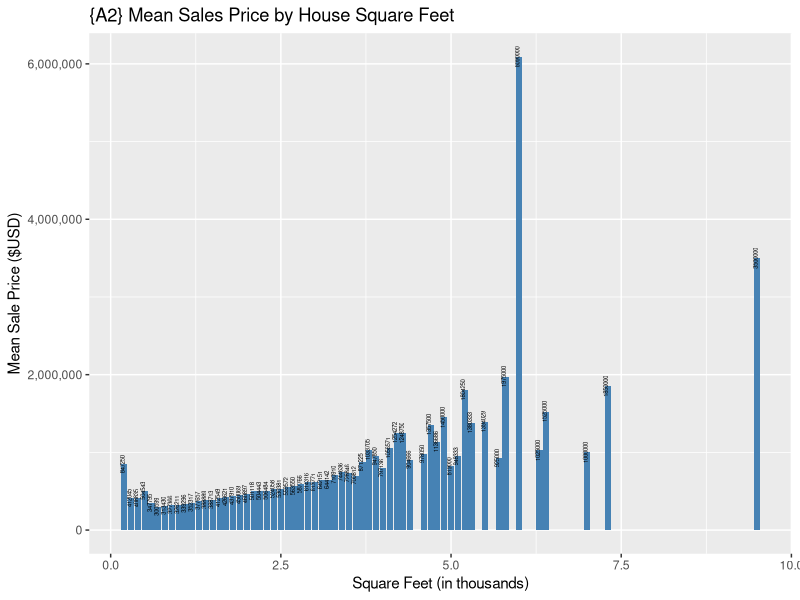
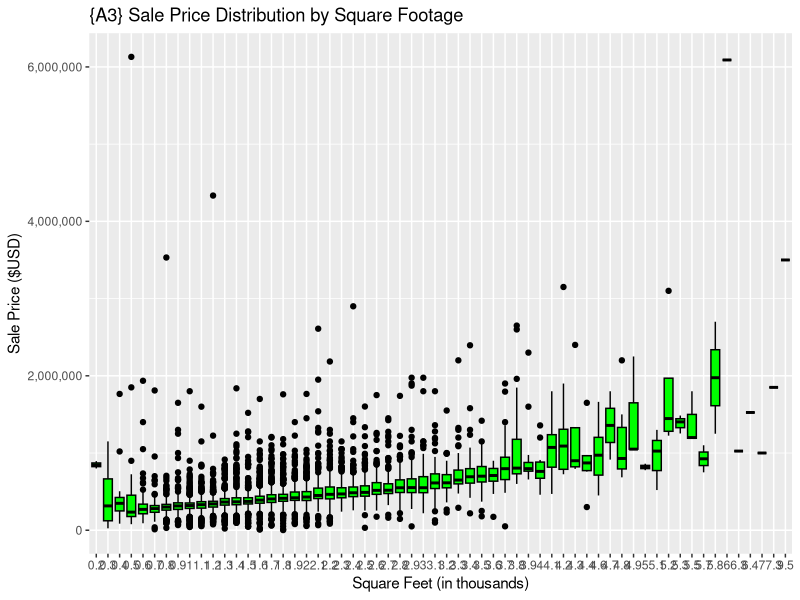
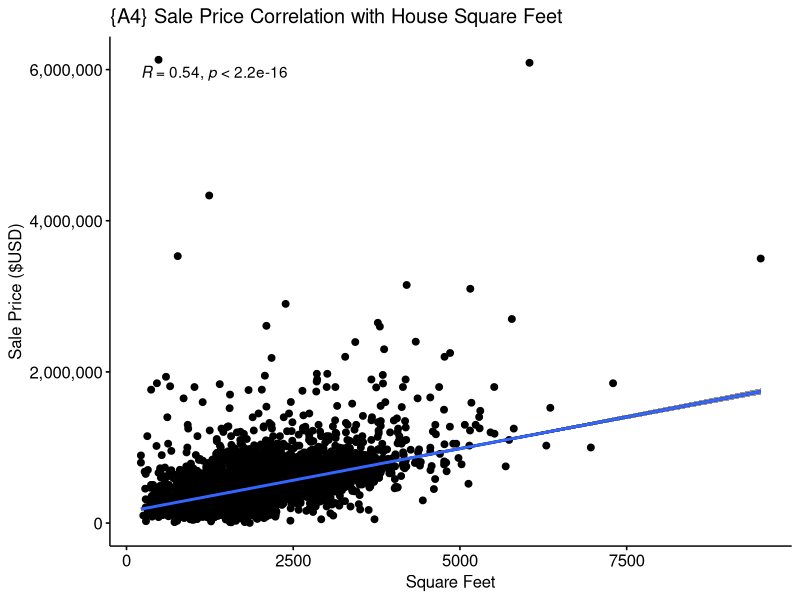
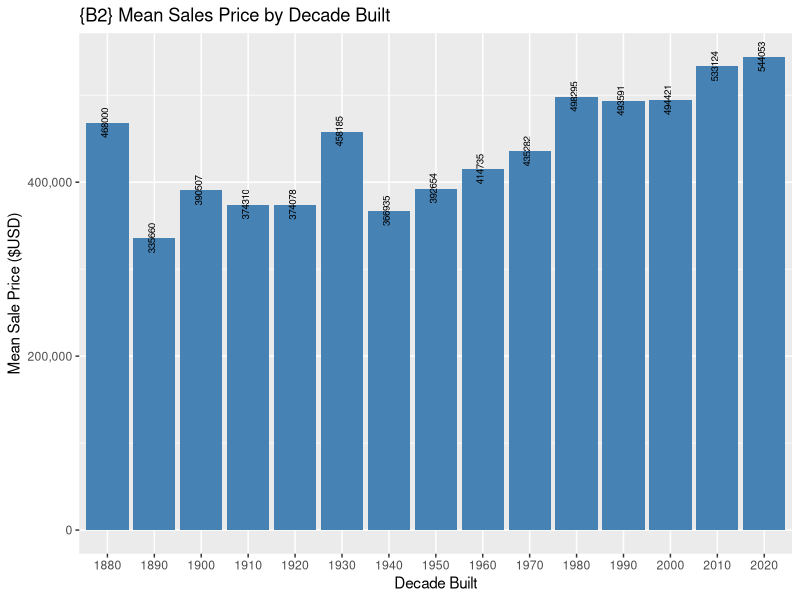
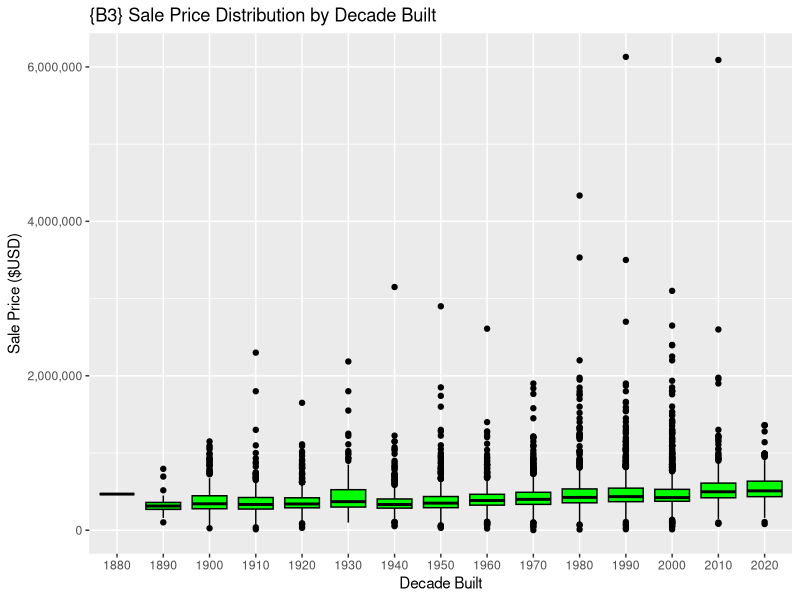
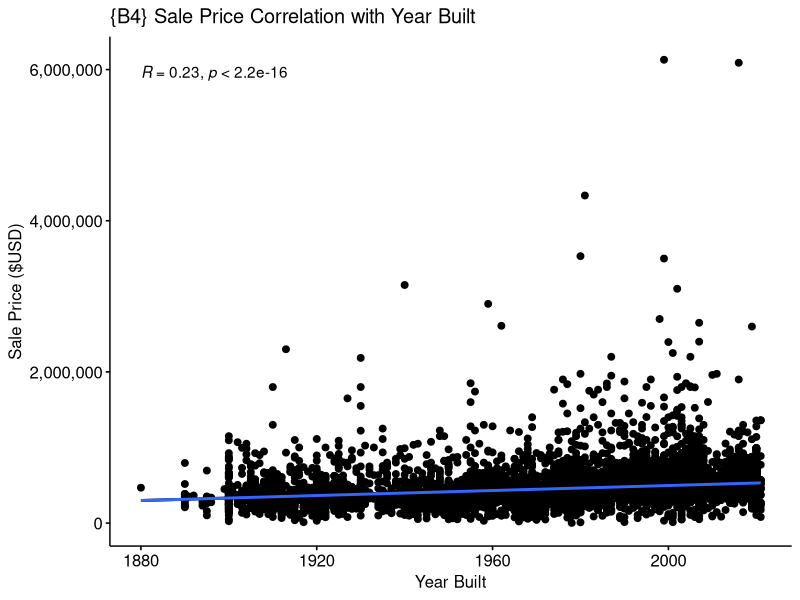
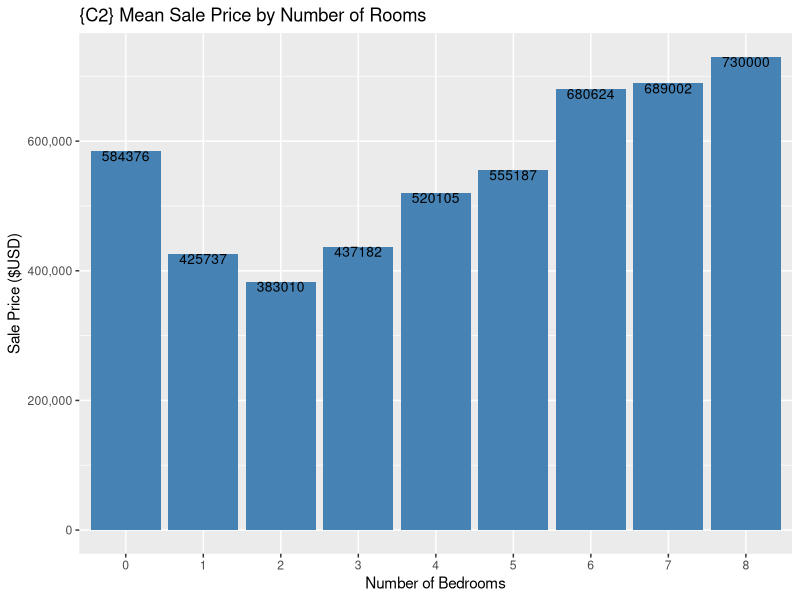
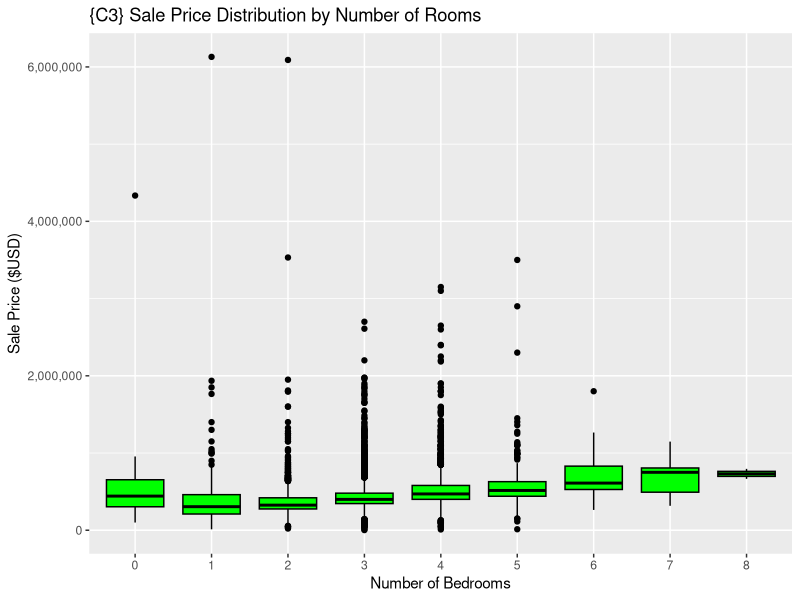

R code for these plots, in order:
## ---- chunk 1
library(dplyr)
library(ggplot2)
library(ggpubr)
library(knitr)
library(scales)

# Reading in data
housing <- read.csv("pierce_co_house_sales.csv")

# Convert sale_date to Date type
housing$sale_date <- as.Date(housing$sale_date)

# Binning year_built by decade
housing$decade_built <- housing$year_built - (housing$year_built %% 10)

# Creating new column thousands_sq_ft 
housing$sq_ft_thousand <- round(housing$house_square_feet / 1000, digits = 1)

# Creating a new column 'has_view_quality' with 0 if sale does not have view quality, else 1
housing$has_view_quality <- ifelse(housing$view_quality == "", 0, 1)

housing$has_waterfront <- ifelse(housing$waterfront_type == "", 0, 1)
## ---- chunk 2
glimpse(housing)
## ---- chunk 3
# Select columns for correlation analysis
vars <- housing %>% select(sale_price, house_square_feet, sq_ft_thousand, year_built, decade_built, bedrooms)

# Calculate correlation matrix
cor_matrix <- cor(vars, use = "complete.obs")

# Print correlation with sale_price
cor_price <- cor_matrix["sale_price", ]

# Convert to data frame for kable
cor_price_df <- as.data.frame(t(cor_price))
colnames(cor_price_df) <- colnames(cor_matrix)  # Set column names
rownames(cor_price_df) <- "Correlation"

# Display with kable
kable(cor_price_df, 
      caption = "Correlation of Variables with Sale Price",
      col.names = colnames(cor_price_df),
      align = "c", 
      format = "markdown")
## ---- chunk 4
# Summary statistics for square feet
sq_ft_summary <- housing %>%
group_by(sq_ft_thousand) %>%
summarize(
  count = n(),
  mean_sale_price = as.integer(mean(sale_price, na.rm = TRUE)),
  median_sale_price = as.integer(median(sale_price, na.rm = TRUE)),
  sd_sale_price = as.integer(sd(sale_price, na.rm = TRUE)),
  min_sale_price = min(sale_price, na.rm = TRUE),
  max_sale_price = max(sale_price, na.rm = TRUE)
)

# Display the summary statistics in a table format for House Square Feet
kable(sq_ft_summary, 
  col.names = c("House Square Feet (in thousands)", "Count", "Mean Sale Price", "Median Sale Price", 
                "SD of Sale Price", "Min Sale Price", "Max Sale Price"),
  caption = "{A1} Summary Statistics for Sale Price by House Square Feet",
  align = "c")


## ---- chunk 5

# Bar chart for mean sale price for square feet
ggplot(data = sq_ft_summary, aes(x=sq_ft_thousand, y=mean_sale_price)) +
  geom_bar(stat = "identity", fill="steelblue") +
  labs(
    title = "{A2} Mean Sales Price by House Square Feet",
    x = "Square Feet (in thousands)",
    y = "Mean Sale Price ($USD)") +
  geom_text(aes(label=mean_sale_price), vjust=0.1, size=1.5, angle = 90) +
  scale_y_continuous(labels = scales::comma)

# Plot distribution of house square feet
ggplot(housing, aes(x = factor(sq_ft_thousand), y = sale_price)) +
  geom_boxplot(fill = "green", color = "black") +
  labs(
    title = "{A3} Sale Price Distribution by Square Footage",
    x = "Square Feet (in thousands)",
    y = "Sale Price ($USD)"
  ) +
  scale_y_continuous(labels = scales::comma)

# Scatter plot with regression line for house square feet
ggscatter(housing, x = "house_square_feet", y = "sale_price",
          add = "reg.line", conf.int = TRUE, 
          cor.coef = TRUE, cor.method = "pearson") +
  labs(
    title = "{A4} Sale Price Correlation with House Square Feet",
    x = "Square Feet",
    y = "Sale Price ($USD)"
  ) +
  geom_smooth(method=lm,se=FALSE,fullrange=TRUE) +
  scale_y_continuous(labels = scales::comma)

## ---- chunk 6
# Summary statistics for Year Built
year_built_summary <- housing %>%
group_by(decade_built) %>%
summarize(
  count = n(),
  mean_sale_price = as.integer(mean(sale_price, na.rm = TRUE)),
  median_sale_price = as.integer(median(sale_price, na.rm = TRUE)),
  sd_sale_price = as.integer(sd(sale_price, na.rm = TRUE)),
  min_sale_price = min(sale_price, na.rm = TRUE),
  max_sale_price = max(sale_price, na.rm = TRUE)
)

# Display the summary statistics in a table format for Decade built
kable(year_built_summary, 
  col.names = c("Decade Built", "Count", "Mean Sale Price", "Median Sale Price", 
                "SD of Sale Price", "Min Sale Price", "Max Sale Price"),
  caption = "{B1} Summary Statistics for Sale Price by Decade Built",
  align = "c")


## ---- chunk 7

# Bar chart for mean sale price for decade built
ggplot(data = year_built_summary, aes(x=factor(decade_built), y=mean_sale_price)) +
  geom_bar(stat = "identity", fill="steelblue") +
  labs(
    title = "{B2} Mean Sales Price by Decade Built",
    x = "Decade Built",
    y = "Mean Sale Price ($USD)"
  ) +
  geom_text(aes(label=mean_sale_price), vjust=0.1, size=2.5, angle = 90) +
  scale_y_continuous(labels = scales::comma)

# Plot distribution of decade built
ggplot(housing, aes(x = factor(decade_built), y = sale_price)) +
  geom_boxplot(fill = "green", color = "black") +
  labs(
    title = "{B3} Sale Price Distribution by Decade Built", 
    x = "Decade Built",
    y = "Sale Price ($USD)"
  ) +
  scale_y_continuous(labels = scales::comma)

# Scatter plot with regression line for year built
ggscatter(housing, x = "year_built", y = "sale_price",
          add = "reg.line", conf.int = TRUE, 
          cor.coef = TRUE, cor.method = "pearson") +
  labs(
    title = "{B4} Sale Price Correlation with Year Built",
    x = "Year Built",
    y = "Sale Price ($USD)"
  ) +
  geom_smooth(method=lm,se=FALSE,fullrange=TRUE) +
  scale_y_continuous(labels = scales::comma)

## ---- chunk 8
# Summary statistics for Bedrooms
bedroom_summary <- housing %>%
group_by(bedrooms) %>%
summarize(
  count = n(),
  mean_sale_price = as.integer(mean(sale_price, na.rm = TRUE)),
  median_sale_price = as.integer(median(sale_price, na.rm = TRUE)),
  sd_sale_price = as.integer(sd(sale_price, na.rm = TRUE)),
  min_sale_price = min(sale_price, na.rm = TRUE),
  max_sale_price = max(sale_price, na.rm = TRUE)
)

# Display the summary statistics in a table format for Bedrooms
kable(bedroom_summary, 
  col.names = c("Bedrooms", "Count", "Mean Sale Price", "Median Sale Price", 
                "SD of Sale Price", "Min Sale Price", "Max Sale Price"),
  caption = "{C1} Summary Statistics for Sale Price by Number of Bedrooms",
  align = "c")

## ---- chunk 9

# Bar chart for mean sale price for bedrooms
ggplot(data = bedroom_summary, aes(x = factor(bedrooms), y = mean_sale_price)) +
  geom_bar(stat = "identity", fill="steelblue") +
  labs(
    title = "{C2} Mean Sale Price by Number of Rooms",
    x = "Number of Bedrooms",
    y = "Sale Price ($USD)"
  ) +
  geom_text(aes(label=mean_sale_price), vjust=1, size=3.5) +
  scale_y_continuous(labels = scales::comma)

# Plot distribution of bedrooms
ggplot(housing, aes(x = factor(bedrooms), y = sale_price)) +
  geom_boxplot(fill = "green", color = "black") +
  labs(
    title = "{C3} Sale Price Distribution by Number of Rooms",
    x = "Number of Bedrooms",
    y = "Sale Price ($USD)"
  ) +
  scale_y_continuous(labels = scales::comma)

# scatter plot for number of bedrooms with regression line
ggscatter(data = housing, x = "bedrooms", y = "sale_price",
          add = "reg.line", conf.int = TRUE, 
          cor.coef = TRUE, cor.method = "pearson") +
  labs(
    title = "{C4} Sale Price Correlation with Number of Bedrooms",
    x = "Number of Bedrooms",
    y = "Sale Price ($USD)"
  ) +
  geom_smooth(method=lm,se=FALSE,fullrange=TRUE) +
  scale_y_continuous(labels = scales::comma)

## ---- chunk 10
# Select columns for correlation analysis
vars <- housing %>% select(has_view_quality, sale_price, house_square_feet, has_waterfront)

# Calculate correlation matrix
cor_matrix <- cor(vars, use = "complete.obs")

# Print correlation with has_view_quality
cor_view <- cor_matrix["has_view_quality", ]

# Convert to data frame for kable
cor_view_df <- as.data.frame(t(cor_view))
colnames(cor_view_df) <- colnames(cor_matrix)  # Set column names
rownames(cor_view_df) <- "Correlation"

# Display with kable
kable(cor_view_df, 
      caption = "Correlation of Variables with data for View Quality",
      col.names = colnames(cor_view_df),
      align = "c", 
      format = "markdown")
## ---- chunk 11
# Summary statistics for sale_price
price_view_summary <- housing %>%
group_by(has_view_quality) %>%
summarize(
  count = n(),
  mean_sale_price = as.integer(mean(sale_price, na.rm = TRUE)),
  median_sale_price = as.integer(median(sale_price, na.rm = TRUE)),
  sd_sale_price = as.integer(sd(sale_price, na.rm = TRUE)),
  min_sale_price = min(sale_price, na.rm = TRUE),
  max_sale_price = max(sale_price, na.rm = TRUE)
)

# Display the summary statistics in a table format for Bedrooms
kable(price_view_summary, 
  col.names = c("Has View Quality", "Count", "Mean Sale Price", "Median Sale Price", 
                "SD of Sale Price", "Min Sale Price", "Max Sale Price"),
  caption = "{D1} Summary Statistics for Has View Quality by Sale Price",
  align = "c")


## ---- chunk 12

# Bar chart for mean sale price for has_view_quality
ggplot(data = price_view_summary, aes(x=factor(has_view_quality), y=mean_sale_price)) +
  geom_bar(stat = "identity", fill="steelblue") +
  labs(
    title = "{D2} Mean Sale Price by presence of View Quality description",
    x = "Has View Quality (0=no, 1=yes)",
    y = "Mean Sale Price ($USD)"
  ) +
  geom_text(aes(label=mean_sale_price), vjust=1, size=3.5) +
  scale_y_continuous(labels = scales::comma)


# Plot distribution of sale_price
ggplot(housing, aes(x = factor(has_view_quality), y = sale_price)) +
  geom_boxplot(fill = "green", color = "black") +
  labs(
    title = "{D3} Sale Price Distribution by presence of View Quality description",
    x = "Has View Quality (0=no, 1=yes)",
    y = "Sale Price ($USD)"
  ) +
  scale_y_continuous(labels = scales::comma)

## ---- chunk 13
# Summary statistics for house_square_feet
sqft_view_summary <- housing %>%
group_by(has_view_quality) %>%
summarize(
  count = n(),
  mean_sqft = as.integer(mean(house_square_feet, na.rm = TRUE)),
  median_sqft = as.integer(median(house_square_feet, na.rm = TRUE)),
  sd_sqft = as.integer(sd(house_square_feet, na.rm = TRUE)),
  min_sqft = min(house_square_feet, na.rm = TRUE),
  max_sqft = max(house_square_feet, na.rm = TRUE)
)

# Display the summary statistics in a table format for house square footage
kable(sqft_view_summary, 
  col.names = c("Has View Quality", "Count", "Mean Square Feet", "Median Square Feet", 
                "SD of Square Feet", "Min Square Feet", "Max Square Feet"),
  caption = "{E1} Summary Statistics for Has View Quality by Square Feet",
  align = "c")


## ---- chunk 14

# Bar chart for mean house_square_feet for has_view_quality
ggplot(data = sqft_view_summary, aes(x=factor(has_view_quality), y=mean_sqft)) +
  geom_bar(stat = "identity", fill="steelblue") +
  labs(
    title = "{E2} Mean Square Footage by presence of View Quality description",
    x = "Has View Quality (0=no, 1=yes)",
    y = "Mean House Square Feet (sqft)"
  ) +
  geom_text(aes(label=mean_sqft), vjust=1, size=3.5) +
  scale_y_continuous(labels = scales::comma)


# Plot distribution of house_square_feet
ggplot(housing, aes(x = factor(has_view_quality), y = house_square_feet)) +
  geom_boxplot(fill = "green", color = "black") +
  labs(
    title = "{E3} Square Footage Distribution by presence of View Quality description",
    x = "Has View Quality (0=no, 1=yes)",
    y = "House Square Feet (sqft)"
  ) +
  scale_y_continuous(labels = scales::comma)

## ---- chunk 15

waterfront_view_freq <- housing |>
  group_by(has_view_quality) |>
  count(has_waterfront)

kable(waterfront_view_freq,
      caption = "{F1} Cross Table of Frequency for View Quality and existance of a Waterfront",
      col.names = c("Has View Quality (0=no, 1=yes)", "Has Waterfront (0=no, 1=yes)", "Frequency"))

## ---- chunk 16

ggplot(waterfront_view_freq, aes(x = has_view_quality, y = has_waterfront, size = n, color=n)) +
  geom_point() +
  geom_text(aes(label=n, hjust = c(-0.5, -0.5, 1, 1), vjust = c(-1, 1, -1, 1.5)), size=3.5) +
  labs(
    title = "{F2} Has View Quality and Has Waterfront, by frequency",
    x = "Has View Quality (0=no, 1=yes)",
    y = "Has Waterfront (0=no, 1=yes)",
    color = "Frequency",
    size = "Frequency"
  )

